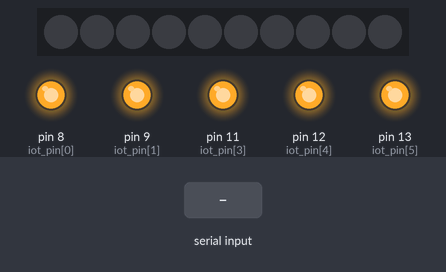
Recording of a sketch running on a simulated Arduino Uno, built with avr-gcc and run on an emulated ATmega328P. Parts: 10 RGB LEDs in strip order, left to right, output pins drawn as LEDs (lit = HIGH). Inputs (shaded band) come from the test bench. Dim RGB values are drawn brighter than linear; pins used as bus, display or sensor lines are not drawn.

Above: at 1.2 s.
1.3 s: "1" received over the second serial link
At 2.6 s:
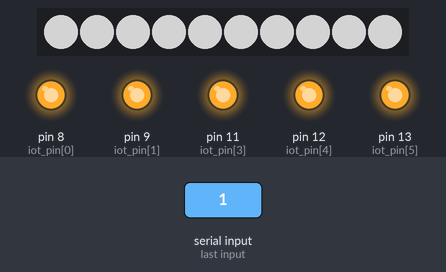
2.9 s: "2" received over the second serial link
At 3.9 s:
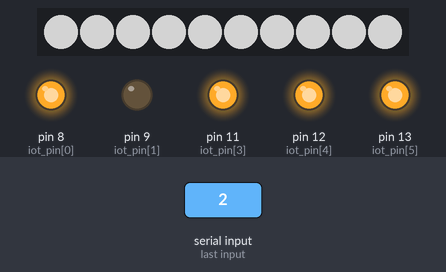
4.5 s: "6" received over the second serial link
At 5.2 s:
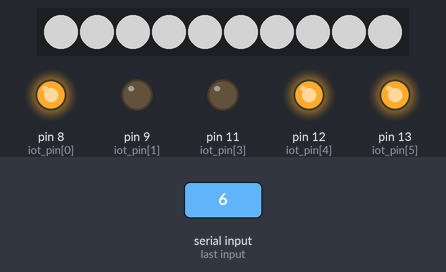
6.1 s: "3" received over the second serial link
At 7.4 s:
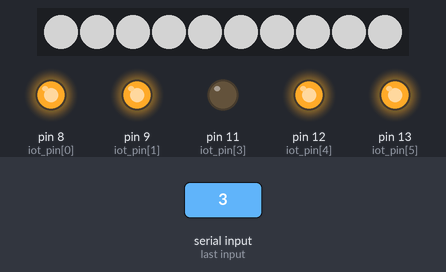
7.7 s: "0" received over the second serial link
At 8.8 s:
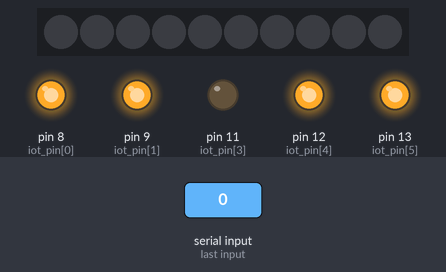
9.3 s: "7" received over the second serial link
At 10.0 s:
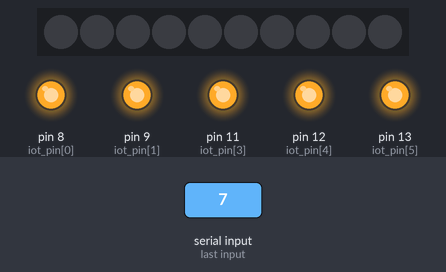
Timing chart, 0 to 11.9 s (numbered marks = the images above; inputs shaded):
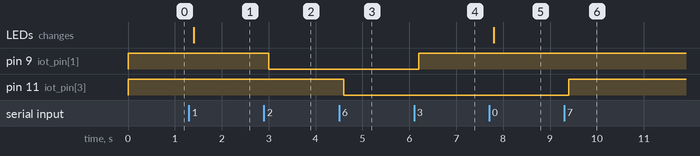

The sketch:

smart_mirror_iot_v1.ino
```cpp
#include <SoftwareSerial.h>
#include <Adafruit_NeoPixel.h>

// hc06 모듈의 RX / TX가 연결된 핀
unsigned const int rx_pin = 2;
unsigned const int tx_pin = 3;

// NeoPixel 관련 변수
unsigned const int neoPin = 8;
unsigned const int numOfNeo = 10;

// NeoPixel 객체 생성
Adafruit_NeoPixel neoPixel = Adafruit_NeoPixel(numOfNeo, numOfNeo, NEO_GRBW + NEO_KHZ800);

// IoT 관련 변수
char* iot[] = {"light", "boiler", "fan", "window", "cutain", "valve"}; // IoT 종류
int iot_pin[] = {8, 9, 10, 11, 12, 13}; // IoT가 연결된 핀
// int switch_pin[] = {11, 12, 13}; // 스위치가 연결된 핀
int iot_init_state[] = {1, 1, 1, 1, 1, 1}; // (임시) IoT 초기 상태
int iot_len = sizeof(iot_pin) / sizeof(int); // IoT 개수

// hc06 모듈 객체 생성
SoftwareSerial hc06(rx_pin, tx_pin);

// IoT 제어 커맨드 함수
void ControlIot(int cmd);

void setup() {
  // IoT 초기 설정
  for (int i = 0; i < iot_len; i++) {
    pinMode(iot_pin[i], iot_init_state[i]);
    digitalWrite(iot_pin[i], iot_init_state[i]);
  }

  // Serial / hc06 설정
  Serial.begin(9600);
  hc06.begin(9600);

  // NeoPixel 사용
  neoPixel.begin();
}

void loop() {
  // Flask -> Arduino IoT 제어 신호 수신
  if (hc06.available()) {
    int cmd = hc06.read();
    delay(100);
    ControlIot(cmd);
  }

  /*
  //220719 추가
  for (int i = 0; i < iot_len; i++) {
    if (digitalRead(switch_pin[i]) == LOW)
      digitalWrite(iot_pin[i], HIGH);
    else
      digitalWrite(iot_pin[i], LOW);
  }
  */

  //SendInitState();
}

void ControlIot(int cmd) {
  if (cmd == 'i')
    SendInitState();
  else if (cmd == '1') {
    // digitalWrite(iot_pin[0], HIGH);
    // NeoPixel 켜기
    for (int i = 0; i < numOfNeo; i++) {
      neoPixel.setPixelColor(i, 0, 0, 0, 127);
    }
    neoPixel.show();
  }
  else if (cmd == '0') {
    // digitalWrite(iot_pin[0], LOW);
    // NeoPixel 끄기
    neoPixel.clear();
    neoPixel.show();
  }
  else if (cmd == '3') {
    digitalWrite(iot_pin[1], HIGH);
  }
  else if (cmd == '2') {
    digitalWrite(iot_pin[1], LOW);
  }
  else if (cmd == '5') {
    digitalWrite(iot_pin[2], HIGH);
  }
  else if (cmd == '4') {
    digitalWrite(iot_pin[2], LOW);
  }
  else if (cmd == '7') {
    digitalWrite(iot_pin[3], HIGH);
  }
  else if (cmd == '6') {
    digitalWrite(iot_pin[3], LOW);
  }
  else if (cmd == '9') {
    digitalWrite(iot_pin[4], HIGH);
  }
  else if (cmd == '8') {
    digitalWrite(iot_pin[4], LOW);
  }
  else if (cmd == 'v') {
    digitalWrite(iot_pin[5], LOW);
  }
  else {}
}

/* void sendInitState()
웹 페이지 최초 접속 시 Flask로부터 신호를 받아
IoT의 초기 상태를 전송해준다
*/
void SendInitState() {
  for (int i = 0; i < iot_len; i++) {
    if (digitalRead(iot_pin[i]) == 1) {
      hc06.write(" on");
      Serial.println("on");
    }
    else {
      hc06.write(" off");
      Serial.println("off");
    }

    delay(100);
  }

  hc06.write("q");
}
```

Measured:
- after the input at 1.3 s, the LEDs: change after 0.10 s (image 1)
- after the input at 2.9 s, pin 9 (iot_pin[1]): HIGH → LOW after 0.10 s
- after the input at 4.5 s, pin 11 (iot_pin[3]): HIGH → LOW after 0.10 s
- after the input at 6.1 s, pin 9 (iot_pin[1]): LOW → HIGH after 0.10 s
- after the input at 7.7 s, the LEDs: change after 0.10 s (image 5)
- after the input at 9.3 s, pin 11 (iot_pin[3]): LOW → HIGH after 0.10 s
